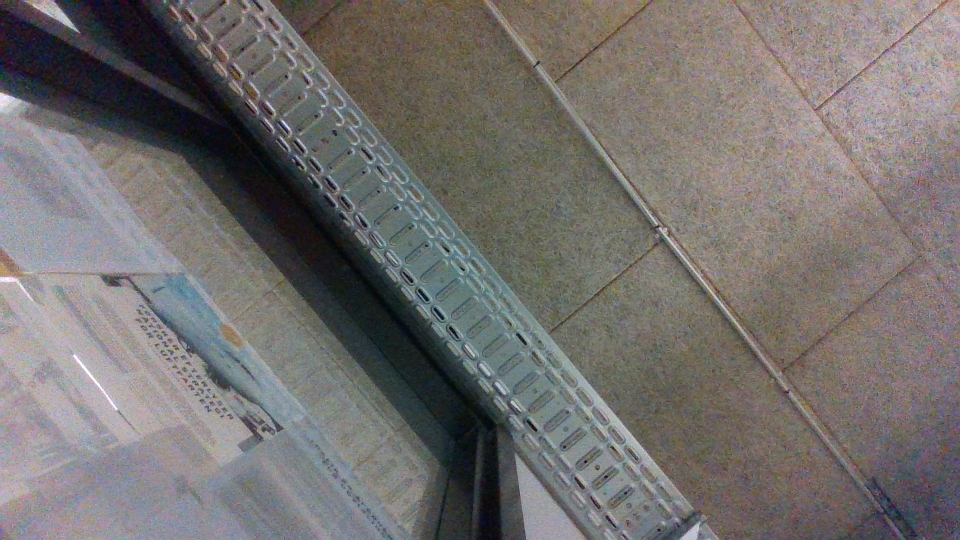
#> input picture code/data/new/00002.png, 1920 x 1080 px (shown at 1/2 size); its folder holds only this picture in this run
$ python annotation.py
#> lines starting #> are read from the running program, lines starting #| are printed output that depends on the picture
import os
import time
import cv2
#import random as rnd
import tkinter as tk
from tkinter import simpledialog, messagebox
import csv
from pymsgbox import *


## SOURCES (some of them)
# https://stackoverflow.com/questions/49799057/how-to-draw-a-point-in-an-image-using-given-co-ordinate-with-python-opencv
# https://chercher.tech/opencv/drawing-mouse-images-opencv
# https://mlhive.com/2022/04/draw-on-images-using-mouse-in-opencv-python

# GLOBAL VARIABLES
FOLDER_PATH = "data/new/"
#FILE = None

rgb, coordinates, fish, IDs = [], [], [], []
#header = ['species', 'id', 'x', 'y', 'r', 'g', 'b']
header = ['species', 'id', 'x', 'y']
options = ["cod", "haddock", "pollock", "whitting", "cancel"]
img = None

SCALE_WIDTH = 1920/1280
SCALE_HEIGHT = 1080/720


def scan_for_new_files(path):
    for filename in os.listdir(path):
        if filename.endswith(".png"):
            return filename.replace(".png", "")


# [43 lines left out: functions get_species, draw_point, remove_point, not called in this run]


def annotate(img_path, mode):
#> called with img_path = 'data/new/00002.png', mode = 'annotating'
    global img
    img = cv2.imread(img_path)
#> img is the input picture: shape (1080, 1920, 3); mean B, G, R 110.3, 112, 115.6
    img = cv2.resize(img, (1280, 720))
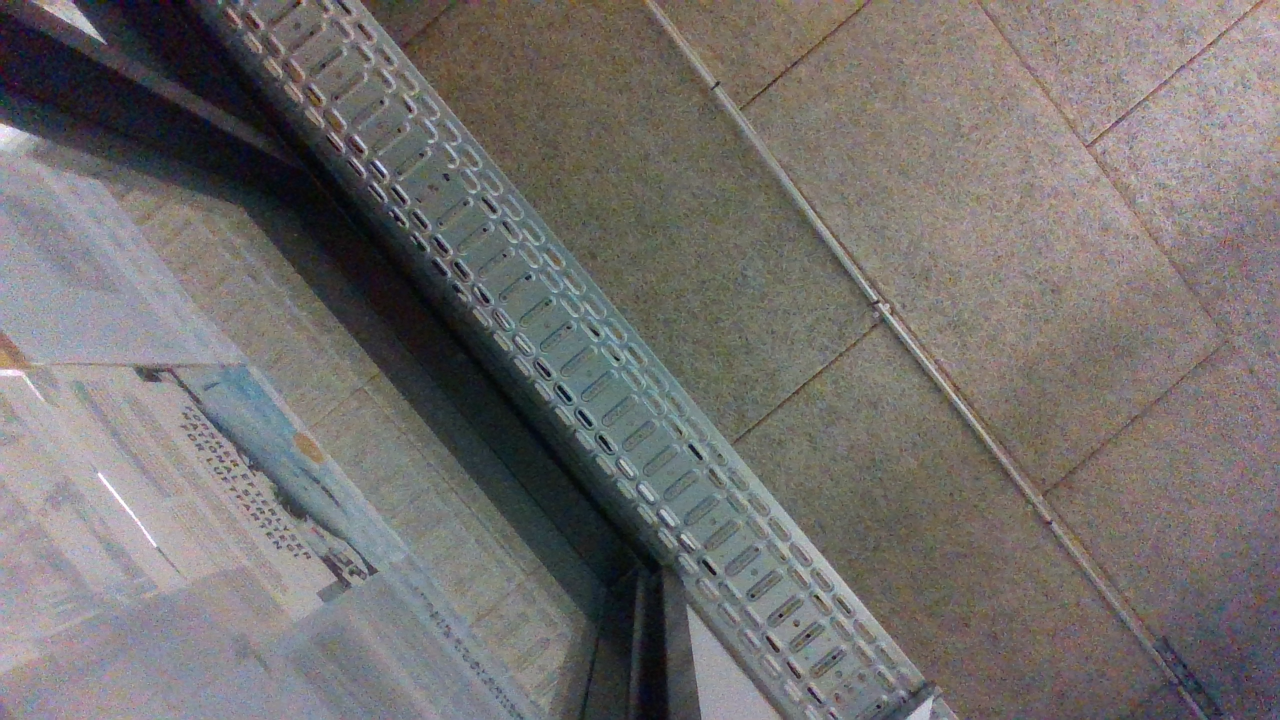
#> img: shape (720, 1280, 3); mean B, G, R 110.2, 111.9, 115.6
    annotated_img = cv2.imread(img_path)

    cv2.namedWindow("annotation window")
    cv2.setMouseCallback("annotation window", draw_point)

    while 1:
        cv2.imshow("annotation window", img)
        k = cv2.waitKey(20) & 0xFF
#> (key Esc is pressed here)
        if k == 27: #ESC
            break
        if k == ord('m'):
            if mode == "annotating":
                mode = "correcting"
                print(mode)
                cv2.setMouseCallback("annotation window", remove_point)
            else:
                mode = "annotating"
                print(mode)
                cv2.setMouseCallback("annotation window", draw_point)

    cv2.destroyAllWindows()
    return annotated_img


def confirm_annotation(img):
    img = cv2.resize(img, (1280, 720))
    for (colour, coordinate, species, id) in zip(rgb, coordinates, fish, IDs):
        img = cv2.circle(img, coordinate, 5, colour, -1)
        annotation = id + species
        img = cv2.putText(img, annotation, (coordinate[0]+5, coordinate[1]+5), cv2.FONT_HERSHEY_SIMPLEX, 1, colour, 2, cv2.LINE_AA, False)
    cv2.namedWindow("confirmation window")

    while 1:
        cv2.imshow("confirmation window", img)
        cv2.waitKey()
        #correct = input("Is this correct? Y/N \n")
        correct = messagebox.askyesno(" ", "Is this correct annotation?")
        if correct == True:
            cv2.destroyAllWindows()
            return True
        elif correct == False:
            cv2.destroyAllWindows()
            return False

"""
def re_annotate(clean_img, mode):
    global img
    img = clean_img
    for (colour, coordinate, species) in zip(rgb, coordinates, fish):
        cv2.circle(img, coordinate, 5, colour, -1)
        cv2.putText(img, species, (coordinate[0]+5, coordinate[1]+5), cv2.FONT_HERSHEY_SIMPLEX, 1, colour, 2, cv2.LINE_AA, False)

    cv2.namedWindow("annotation window")
    cv2.setMouseCallback("annotation window", draw_point)

    while 1:
        cv2.imshow("annotation window", img)
        k = cv2.waitKey(20) & 0xFF
        if k == 27:
            break
        if k == ord('m'):
            if mode == "annotating":
                mode = "correcting"
                print(mode)
                cv2.setMouseCallback("annotation window", remove_point)
            else:
                mode = "annotating"
                print(mode)
                cv2.setMouseCallback("annotation window", draw_point)

    cv2.destroyAllWindows()
    return annotated_img
"""

# [18 lines left out: functions save_annotations, reset, not called in this run]


if __name__=="__main__":
    previous_file = None
    while 1:
        file = scan_for_new_files(FOLDER_PATH)
        if file != None and previous_file != file:
            #img_output_path = os.path.join(image_output_folder, img_file)
            #annotation_file = os.path.join(annotation_output_folder, img_file[:-4])
            annotation_file = FOLDER_PATH + file + ".csv"
            img_path = FOLDER_PATH + file + ".png"
            mode = "annotating"
            annotated_img = annotate(img_path, mode)

            if confirm_annotation(annotated_img):
                data_formated = []
                for (species, id, xy) in zip(fish, IDs, coordinates):
                    data_formated.append([species, id, int(xy[0]*SCALE_WIDTH), int(xy[1]*SCALE_HEIGHT) ])
                save_annotations(annotation_file, data_formated)
                previous_file = file
                reset()
            else:
                reset()
        else:
            time.sleep(2)
            continue
